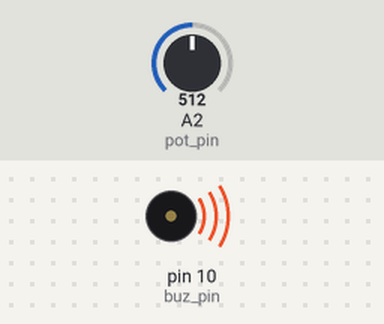
A sketch run on a simulated Arduino Uno, built with avr-gcc and run on an emulated ATmega328P. On the bench: buzzer (waves = sounding). The test bench sets the inputs (shaded band); at power-on: A2 (pot_pin) = 512.

Above: at 1.2 s.
1.3 s: A2 (pot_pin) set to 0
At 2.3 s:
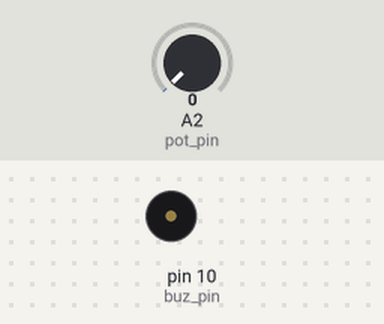
2.8 s: A2 (pot_pin) set to 122
At 3.4 s:
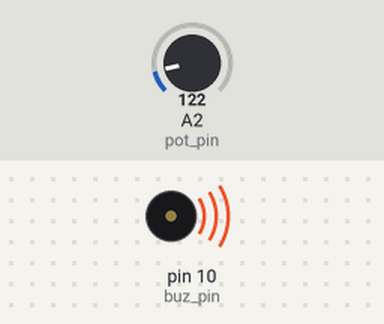
Timing chart, 0 to 5.8 s (numbered marks = the images above; inputs shaded):
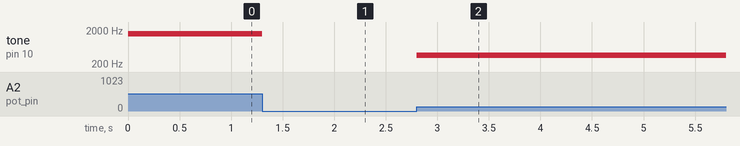

Measured:
- after the input at 1.3 s, tone on pin 10 (buz_pin): 1536 Hz → silent at once
- after the input at 2.8 s, tone on pin 10 (buz_pin): silent → 366 Hz at once

The sketch:

sketch_Trekk2019_buz.ino
```cpp
//Писчалка для Треккона 2019.
//Ринс. Москва 2019.

#define buz_pin 10
#define pot_pin A2

int tn;

void setup() {

  pinMode (buz_pin, OUTPUT);
  pinMode (pot_pin, INPUT);

  digitalWrite (buz_pin, LOW);

}

void loop() {

  tn = analogRead (buz_pin);
  tone (buz_pin, tn*3);
}
```
